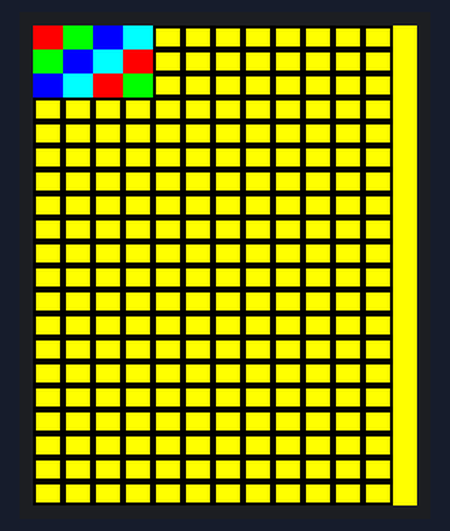
Recording of a sketch running on a simulated Arduino Uno, built with avr-gcc and run on an emulated ATmega328P. On the bench: 128×160 colour display. What the sketch prints to the serial monitor is not drawn.

Above: at 0.4 s.

The sketch:

Ej5_pixelMatrix.ino
```cpp
#include <SPI.h>
#include <Adafruit_GFX.h>    // Core graphics library
#include <Adafruit_ST7735.h> // Hardware-specific library

// These definitions map display functions to the Adduino UNO display header pins
#define sclk 15
#define mosi 16
#define cs   7
#define dc   6
#define rst  5

// Assign human-readable names to some common 16-bit color values:
  #define BLACK 0x0000
  #define WHITE 0xFFFF
  #define BLUE 0x001F
  #define GREEN   0x07E0
  #define YELLOW 0xFFE0
  #define RED     0xF800
  #define BROWN 0x99AA66
  #define CYAN    0x07FF
  #define MAGENTA 0xF81F

//Declaracion objeto TFT
Adafruit_ST7735 tft = Adafruit_ST7735(cs, dc, rst);
//Variables globales de TFT y de malla
int width, height;
  //Numero de filas, columnas, anchura y altura de subpixel
int w, h, col, row;

//Creamos una clase apropiada para acumular datos de pixel en la malla con 3 parametros x, y y el color
class Pixel {
 public:
  Pixel(void){
    x = y = 0;
  };

  Pixel(int16_t x0, int16_t y0){
    x = x0;
    y = y0;
    color = BLACK;
  };

  Pixel(int16_t x0, int16_t y0, uint16_t color0){
    x = x0;
    y = y0;
    color = color0;
  };

  int16_t x, y;
  uint16_t color;
};


void setup() {
  Serial.begin(9600);
 tft.initR(INITR_BLACKTAB); // Tab Label for ST7735 TFT Screen (INITR_GREENTAB 0x0, INITR_REDTAB 0x1, INITR_BLACKTAB 0x2)

  tft.setRotation(0);
  tft.fillScreen(YELLOW);

  width = tft.width();
  height = tft.height();

  //Ahora vamos a rellenar las filas y columnas mediante el uso de un vector en el que guardaremos en cada espacio del vector, cada una de las coordenadas a dibujar

  //Dibujo de malla
  // 12 columnas y 20 filas
  col = 12;
  row = 20;

  // Dividimos la anchura y la altura para determinar cuanto medira cada cuadrado
  w = width/col;
  h = height/row;

  for(int i = 0; i < col; ++i){
      for(int j=0; j< row; j++){

          tft.drawRect(i*w, j*h, w, h, BLACK);
      }
  }

  //En lugar de utilizar un pixel de forma individual vamos a crear una matriz de valores que contengan la informacion como si de una imagen real se tratara
  //Dentro de cada elemento de la matriz vamos a guardar la informacion del color que queremos dibujar

  //Para crear una matriz es necesario conocer a priori cuantos elementos en filas y en columnas se van a contener
  // En este caso vamos a crear una matriz de 3 filas y 3 columnas y las rellenaremos con colores
  uint16_t pixelMatrix [3][4]={
    {RED, GREEN, BLUE,CYAN},
    {GREEN, BLUE, CYAN, RED},
    {BLUE, CYAN, RED, GREEN},
  };

  // sizeof Multidimensional Array Analysis

  Serial.print("Size of Matrix: ");
  Serial.println(sizeof(pixelMatrix));

  Serial.print("Size of array [0]: ");
  Serial.println(sizeof(pixelMatrix[0]));

  Serial.print("Size of each Matrix element [0][0]: ");
  Serial.println(sizeof(pixelMatrix[0][0]));
  Serial.println();

  //------------------//

  Serial.print("Matrix Rows: ");
  int matrixRow = sizeof(pixelMatrix)/sizeof(pixelMatrix[0]);
  Serial.println(matrixRow);

  Serial.print("Matrix Columns: ");
  int matrixColumn = sizeof(pixelMatrix[0])/sizeof(pixelMatrix[0][0]);
  Serial.println(matrixColumn);

  //Con un control en bucle podemos hacer que se dibujen todos los elemenentos de la matriz
  for (int i = 0; i < matrixRow ; ++i){
    for (int j = 0; j < matrixColumn; ++j){
      //Orden de los contadores i y j corresponden con el desplazamiento en alto y ancho respectivamente
      tft.fillRect(j*w, i*h, w, h, pixelMatrix[i][j]);
    }
  }
}

void loop() {

}
```
